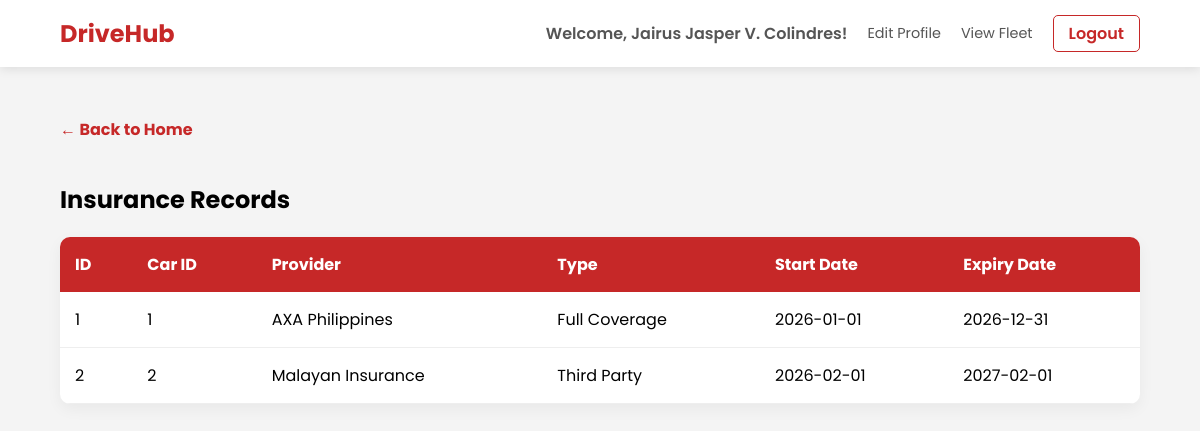
The app's page /pages/management/display_insurance.php (signed in) with its own data.
### tables this page shows
CREATE TABLE `insurance` (
  `insuranceID` int(11) NOT NULL,
  `carID` int(11) DEFAULT NULL,
  `providerName` varchar(255) DEFAULT NULL,
  `coverageType` varchar(100) DEFAULT NULL,
  `startDate` date DEFAULT NULL,
  `expiryDate` date DEFAULT NULL
);

### pages/management/display_insurance.php (the view, shortened to what this page needs)
<?php
include('../../utils/db.php');
$query = "SELECT * FROM insurance";
$stmt = $conn->prepare($query);
$stmt->execute();
$result = $stmt->get_result();
?>
<!DOCTYPE html>
<html lang="en">
<head>
    <link rel="stylesheet" href="../../css/base.css">
    <link rel="stylesheet" href="../../css/tables.css">
</head>
<body>
    <?php include('../../components/navbar.php'); ?>
    <div class="container">
        <a href="../../index.php" class="btn-back">← Back to Home</a>
        <h2>Insurance Records</h2>
        <table>
            <thead>
                <tr>
                    <th>ID</th>
                    <th>Car ID</th>
                    <th>Provider</th>
                    <th>Type</th>
                    <th>Start Date</th>
                    <th>Expiry Date</th>
                </tr>
            </thead>
            <tbody>
                <?php while($row = $result->fetch_assoc()) { ?>
                <tr>
                    <td><?php echo $row['insuranceID']; ?></td>
                    <td><?php echo $row['carID']; ?></td>
                    <td><?php echo $row['providerName']; ?></td>
                    <td><?php echo $row['coverageType']; ?></td>
                    <td><?php echo $row['startDate']; ?></td>
                    <td><?php echo $row['expiryDate']; ?></td>
                </tr>
                <?php } ?>
            </tbody>
        </table>
    </div>
</body>
</html>

### css/base.css (style rules this page uses)
body { font-family: 'Poppins', sans-serif; margin: 0; background-color: #f4f4f4; }
a { transition: 0.3s; text-decoration: none; }
.container { padding: 50px 5%; }

### css/tables.css (style rules this page uses)
table { width: 100%; border-collapse: collapse; background: white; border-radius: 10px; overflow: hidden; box-shadow: 0 5px 15px rgba(0,0,0,0.05); }
th { background: #c62828; color: white; padding: 15px; text-align: left; }
td { padding: 15px; border-bottom: 1px solid #eee; }
.btn-back { display: inline-block; margin-bottom: 20px; text-decoration: none; color: #c62828; font-weight: bold; }

### records on screen
insurance: insuranceID "1", carID "1", providerName "AXA Philippines", coverageType "Full Coverage", startDate "2026-01-01", expiryDate "2026-12-31"
insurance: insuranceID "2", carID "2", providerName "Malayan Insurance", coverageType "Third Party", startDate "2026-02-01", expiryDate "2027-02-01"

### other values on screen
$_SESSION['username'] "Jairus Jasper V. Colindres"
